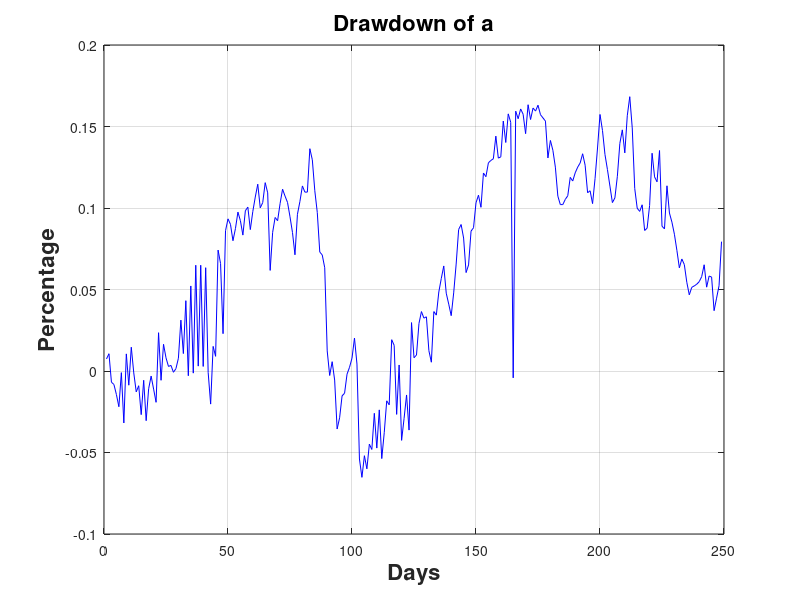
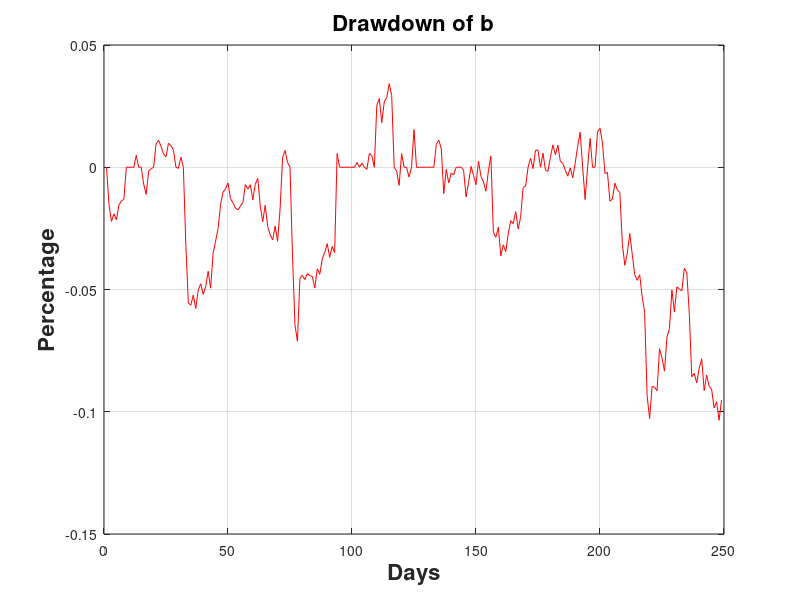
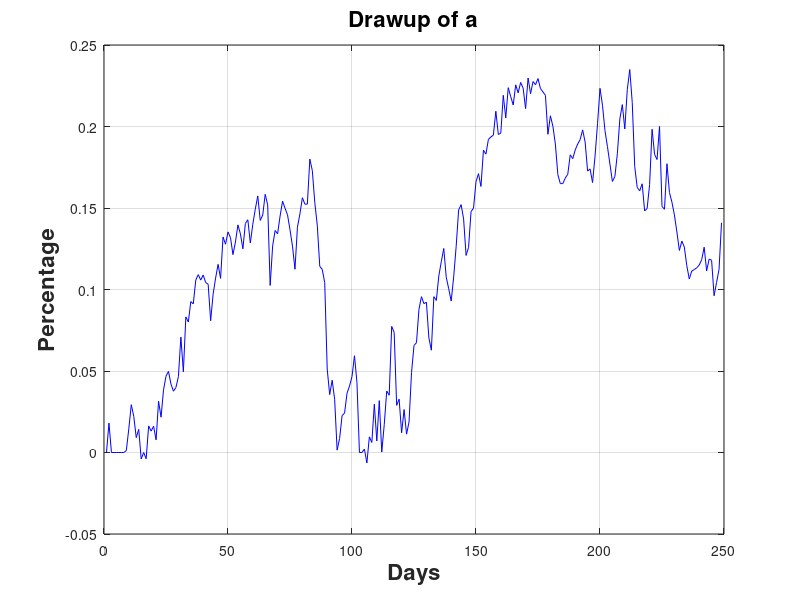
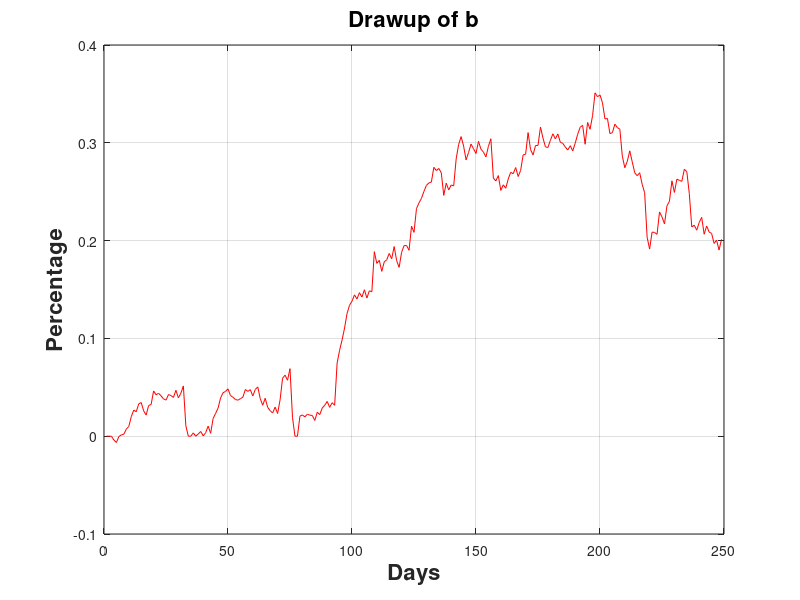

Write the MATLAB code that produced these figures, in order.
%% CS 435 Project 2 Finance 3.2
%Ari Cooper
%Sep 15, 2016

close all; clc;

%% Set up
A_data = load('returns_a.dat.txt');
B_data = load('returns_b.dat.txt');


Date_a = A_data(:,1);
percent_daily_return_a = A_data(:,2);
daily_ROR_a = percent_daily_return_a / 100;

Date_b = B_data(:,1);
percent_daily_return_b = B_data(:,2);
daily_ROR_b = percent_daily_return_b / 100;

%Extract size of data
[ndays, ncol] = size(percent_daily_return_a);

x = 1 : ndays;
cum_ROR_a = zeros(ndays, 1);
cum_ROR_a(1) = daily_ROR_a(1);

for i = 2 : ndays
    cum_ROR_a(i) = ((cum_ROR_a(i-1) + 1) * (1 + daily_ROR_a(i))) - 1;
end

cum_ROR_b = zeros(ndays, 1);
cum_ROR_b(1) = daily_ROR_b(1);

for i = 2 : ndays
    cum_ROR_b(i) = ((cum_ROR_b(i-1) + 1) * (1 + daily_ROR_b(i))) - 1;
end

%% 3.2 Stock drawup and drawdown

% Drawdown for a
drawdown_a = zeros(ndays, 1);
drawdown_a(1) = 0;
last_max = 1;
for i = 2 : ndays
[~, curr_max] = max(cum_ROR_a(last_max : i));
        last_max = curr_max;   
        drawdown_a(curr_max) = daily_ROR_a(curr_max);
        for j = (curr_max+1) : i
        drawdown_a(i) = ((drawdown_a(j-1) + 1) * (1 + daily_ROR_a(j))) - 1;
        end
end

figure(1)
plot(x,drawdown_a, 'b')
title('Drawdown of a', 'FontSize', 16, 'FontWeight', 'bold');
xlabel('Days', 'FontSize', 16, 'FontWeight', 'bold');
ylabel('Percentage', 'FontSize', 16, 'FontWeight', 'bold');
grid on;


% Drawdown for b
drawdown_b = zeros(ndays, 1);
for i = 1 : ndays
[~, curr_max] = max(cum_ROR_b(1 : i));
        temp_cum = zeros(ndays, 1);
        temp_cum(curr_max) = daily_ROR_b(curr_max);
        for j = (curr_max+1) : i
        drawdown_b(i) = ((temp_cum(j-1) + 1) * (1 + daily_ROR_b(j))) - 1;
        temp_cum(j) = ((temp_cum(j-1) + 1) * (1 + daily_ROR_b(j))) - 1;
        end
end

figure(2)
plot(x,drawdown_b, 'r')
title('Drawdown of b', 'FontSize', 16, 'FontWeight', 'bold');
xlabel('Days', 'FontSize', 16, 'FontWeight', 'bold');
ylabel('Percentage', 'FontSize', 16, 'FontWeight', 'bold');
grid on;

%% Drawup for a 

drawup_a = zeros(ndays, 1);
temp_cum = zeros(ndays, 1);
for i = 1 : ndays
[~, curr_min] = min(cum_ROR_a(1 : i));
        temp_cum(curr_min) = daily_ROR_a(curr_min);
        for j = (curr_min+1) : i
        drawup_a(i) = ((temp_cum(j-1) + 1) * (1 + daily_ROR_a(j))) - 1;
        temp_cum(j) = ((temp_cum(j-1) + 1) * (1 + daily_ROR_a(j))) - 1;
        end
end

figure(3)
plot(x,drawup_a, 'b')
title('Drawup of a', 'FontSize', 16, 'FontWeight', 'bold');
xlabel('Days', 'FontSize', 16, 'FontWeight', 'bold');
ylabel('Percentage', 'FontSize', 16, 'FontWeight', 'bold');
grid on;


% Drawup for b

drawup_b = zeros(ndays, 1);
temp_cum = zeros(ndays, 1);
for i = 1 : ndays
[~, curr_min] = min(cum_ROR_b(1 : i));
        temp_cum(curr_min) = daily_ROR_b(curr_min);
        for j = (curr_min+1) : i
        drawup_b(i) = ((temp_cum(j-1) + 1) * (1 + daily_ROR_b(j))) - 1;
        temp_cum(j) = ((temp_cum(j-1) + 1) * (1 + daily_ROR_b(j))) - 1;
        end
end

figure(4)
plot(x,drawup_b, 'r')
title('Drawup of b', 'FontSize', 16, 'FontWeight', 'bold');
xlabel('Days', 'FontSize', 16, 'FontWeight', 'bold');
ylabel('Percentage', 'FontSize', 16, 'FontWeight', 'bold');
grid on;





